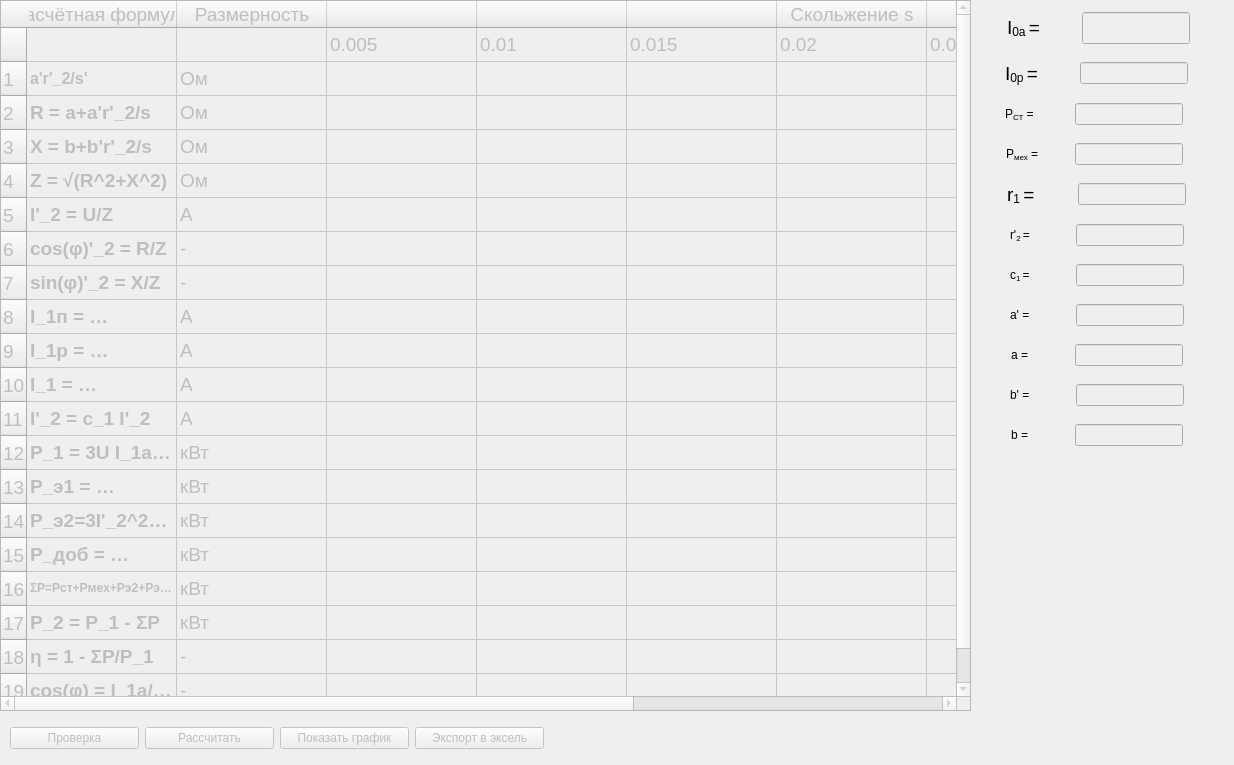
   <widget class="QWidget" name="tab">
    <property name="enabled">
     <bool>true</bool>
    </property>
    <attribute name="title">
     <string>Таблица 1</string>
    </attribute>
    <widget class="QTableWidget" name="tableWidget">
     <property name="enabled">
      <bool>false</bool>
     </property>
     <property name="geometry">
      <rect>
       <x>0</x>
       <y>0</y>
       <width>971</width>
       <height>711</height>
      </rect>
     </property>
     <property name="font">
      <font>
       <pointsize>14</pointsize>
      </font>
     </property>
     <property name="inputMethodHints">
      <set>Qt::ImhNone</set>
     </property>
     <property name="showGrid">
      <bool>true</bool>
     </property>
     <property name="rowCount">
      <number>20</number>
     </property>
     <property name="columnCount">
      <number>9</number>
     </property>
     <attribute name="horizontalHeaderCascadingSectionResizes">
      <bool>false</bool>
     </attribute>
     <attribute name="horizontalHeaderMinimumSectionSize">
      <number>25</number>
     </attribute>
     <attribute name="horizontalHeaderDefaultSectionSize">
      <number>150</number>
     </attribute>
     <attribute name="horizontalHeaderStretchLastSection">
      <bool>false</bool>
     </attribute>
     <attribute name="verticalHeaderDefaultSectionSize">
      <number>34</number>
     </attribute>
     <row>
      <property name="text">
       <string/>
      </property>
     </row>
     <row>
      <property name="text">
       <string>1</string>
      </property>
     </row>
     <row>
      <property name="text">
       <string>2</string>
      </property>
     </row>
     <row>
      <property name="text">
       <string>3</string>
      </property>
     </row>
     <row>
      <property name="text">
       <string>4</string>
      </property>
     </row>
     <row>
      <property name="text">
       <string>5</string>
      </property>
     </row>
     <row>
      <property name="text">
       <string>6</string>
      </property>
     </row>
     <row>
      <property name="text">
       <string>7</string>
      </property>
     </row>
     <row>
      <property name="text">
       <string>8</string>
      </property>
     </row>
     <row>
      <property name="text">
       <string>9</string>
      </property>
     </row>
     <row>
      <property name="text">
       <string>10</string>
      </property>
     </row>
     <row>
      <property name="text">
       <string>11</string>
      </property>
     </row>
     <row>
      <property name="text">
       <string>12</string>
      </property>
     </row>
     <row>
      <property name="text">
       <string>13</string>
      </property>
     </row>
     <row>
      <property name="text">
       <string>14</string>
      </property>
     </row>
     <row>
      <property name="text">
       <string>15</string>
      </property>
     </row>
     <row>
      <property name="text">
       <string>16</string>
      </property>
     </row>
     <row>
      <property name="text">
       <string>17</string>
      </property>
     </row>
     <row>
      <property name="text">
       <string>18</string>
      </property>
     </row>
     <row>
      <property name="text">
       <string>19</string>
      </property>
     </row>
     <column>
      <property name="text">
       <string>Расчётная формула</string>
      </property>
     </column>
     <column>
      <property name="text">
       <string>Размерность</string>
      </property>
     </column>
     <column>
      <property name="text">
       <string/>
      </property>
     </column>
     <column>
      <property name="text">
       <string/>
      </property>
     </column>
     <column>
      <property name="text">
       <string/>
      </property>
     </column>
     <column>
      <property name="text">
       <string>Скольжение s</string>
      </property>
     </column>
     <column>
      <property name="text">
       <string/>
      </property>
     </column>
     <column>
      <property name="text">
       <string/>
      </property>
     </column>
     <column>
      <property name="text">
       <string>s nom</string>
      </property>
     </column>
     <item row="0" column="0">
      <property name="text">
       <string/>
      </property>
      <property name="toolTip">
       <string/>
      </property>
      <property name="flags">
       <set>ItemIsDragEnabled|ItemIsDropEnabled|ItemIsUserCheckable</set>
      </property>
     </item>
     <item row="0" column="1">
      <property name="text">
       <string/>
      </property>
      <property name="flags">
       <set>ItemIsDragEnabled|ItemIsDropEnabled|ItemIsUserCheckable</set>
      </property>
     </item>
     <item row="0" column="2">
      <property name="text">
       <string>0.005</string>
      </property>
      <property name="flags">
       <set>ItemIsDragEnabled|ItemIsDropEnabled|ItemIsUserCheckable</set>
      </property>
     </item>
     <item row="0" column="3">
      <property name="text">
       <string>0.01</string>
      </property>
      <property name="flags">
       <set>ItemIsDragEnabled|ItemIsDropEnabled|ItemIsUserCheckable</set>
      </property>
     </item>
     <item row="0" column="4">
      <property name="text">
       <string>0.015</string>
      </property>
      <property name="flags">
       <set>ItemIsDragEnabled|ItemIsDropEnabled|ItemIsUserCheckable</set>
      </property>
     </item>
     <item row="0" column="5">
      <property name="text">
       <string>0.02</string>
      </property>
      <property name="flags">
       <set>ItemIsDragEnabled|ItemIsDropEnabled|ItemIsUserCheckable</set>
      </property>
     </item>
     <item row="0" column="6">
      <property name="text">
       <string>0.025</string>
      </property>
      <property name="flags">
       <set>ItemIsDragEnabled|ItemIsDropEnabled|ItemIsUserCheckable</set>
      </property>
     </item>
     <item row="0" column="7">
      <property name="text">
       <string>0.03</string>
      </property>
      <property name="flags">
       <set>ItemIsDragEnabled|ItemIsDropEnabled|ItemIsUserCheckable</set>
      </property>
     </item>
     <item row="0" column="8">
      <property name="text">
       <string>0.024</string>
      </property>
      <property name="font">
       <font>
        <bold>true</bold>
       </font>
      </property>
      <property name="flags">
       <set>ItemIsDragEnabled|ItemIsDropEnabled|ItemIsUserCheckable|ItemIsEnabled</set>
      </property>
     </item>
     <item row="1" column="0">
      <property name="text">
       <string>a'r'_2/s'</string>
      </property>
      <property name="font">
       <font>
        <pointsize>12</pointsize>
        <bold>true</bold>
       </font>
      </property>
      <property name="flags">
       <set>ItemIsDragEnabled|ItemIsDropEnabled|ItemIsUserCheckable|ItemIsEnabled</set>
      </property>
     </item>
     <item row="1" column="1">
      <property name="text">
       <string>Ом</string>
      </property>
      <property name="flags">
       <set>ItemIsDragEnabled|ItemIsDropEnabled|ItemIsUserCheckable|ItemIsEnabled</set>
      </property>
     </item>
     <item row="1" column="8">
      <property name="text">
       <string/>
      </property>
      <property name="background">
       <brush brushstyle="NoBrush">
        <color alpha="120">
         <red>255</red>
         <green>0</green>
         <blue>0</blue>
        </color>
       </brush>
      </property>
      <property name="foreground">
       <brush brushstyle="NoBrush">
        <color alpha="255">
         <red>0</red>
         <green>0</green>
         <blue>0</blue>
        </color>
       </brush>
      </property>
     </item>
     <item row="2" column="0">
      <property name="text">
       <string>R = a+a'r'_2/s</string>
      </property>
      <property name="font">
       <font>
        <bold>true</bold>
       </font>
      </property>
      <property name="flags">
       <set>ItemIsDragEnabled|ItemIsDropEnabled|ItemIsUserCheckable|ItemIsEnabled</set>
      </property>
     </item>
     <item row="2" column="1">
      <property name="text">
       <string>Ом</string>
      </property>
      <property name="flags">
       <set>ItemIsDragEnabled|ItemIsDropEnabled|ItemIsUserCheckable|ItemIsEnabled</set>
      </property>
     </item>
     <item row="2" column="2">
      <property name="text">
       <string/>
      </property>
     </item>
     <item row="3" column="0">
      <property name="text">
       <string>X = b+b'r'_2/s</string>
      </property>
      <property name="font">
       <font>
        <bold>true</bold>
       </font>
      </property>
      <property name="flags">
       <set>ItemIsDragEnabled|ItemIsDropEnabled|ItemIsUserCheckable|ItemIsEnabled</set>
      </property>
     </item>
     <item row="3" column="1">
      <property name="text">
       <string>Ом</string>
      </property>
      <property name="flags">
       <set>ItemIsDragEnabled|ItemIsDropEnabled|ItemIsUserCheckable|ItemIsEnabled</set>
      </property>
     </item>
     <item row="4" column="0">
      <property name="text">
       <string>Z = √(R^2+X^2)</string>
      </property>
      <property name="font">
       <font>
        <bold>true</bold>
       </font>
      </property>
      <property name="flags">
       <set>ItemIsDragEnabled|ItemIsDropEnabled|ItemIsUserCheckable|ItemIsEnabled</set>
      </property>
     </item>
     <item row="4" column="1">
      <property name="text">
       <string>Ом</string>
      </property>
      <property name="flags">
       <set>ItemIsDragEnabled|ItemIsDropEnabled|ItemIsUserCheckable|ItemIsEnabled</set>
      </property>
     </item>
     <item row="5" column="0">
      <property name="text">
       <string>I'_2 = U/Z</string>
      </property>
      <property name="font">
       <font>
        <bold>true</bold>
       </font>
      </property>
      <property name="flags">
       <set>ItemIsDragEnabled|ItemIsDropEnabled|ItemIsUserCheckable|ItemIsEnabled</set>
      </property>
     </item>
     <item row="5" column="1">
      <property name="text">
       <string>А</string>
      </property>
      <property name="flags">
       <set>ItemIsDragEnabled|ItemIsDropEnabled|ItemIsUserCheckable|ItemIsEnabled</set>
      </property>
     </item>
     <item row="6" column="0">
      <property name="text">
       <string>cos(φ)'_2 = R/Z</string>
      </property>
      <property name="font">
       <font>
        <bold>true</bold>
       </font>
      </property>
      <property name="flags">
       <set>ItemIsDragEnabled|ItemIsDropEnabled|ItemIsUserCheckable|ItemIsEnabled</set>
      </property>
     </item>
     <item row="6" column="1">
      <property name="text">
       <string>-</string>
      </property>
      <property name="flags">
       <set>ItemIsDragEnabled|ItemIsDropEnabled|ItemIsUserCheckable|ItemIsEnabled</set>
      </property>
     </item>
     <item row="7" column="0">
      <property name="text">
       <string>sin(φ)'_2 = X/Z</string>
      </property>
      <property name="font">
       <font>
        <bold>true</bold>
       </font>
      </property>
      <property name="flags">
       <set>ItemIsDragEnabled|ItemIsDropEnabled|ItemIsUserCheckable|ItemIsEnabled</set>
      </property>
     </item>
     <item row="7" column="1">
      <property name="text">
       <string>-</string>
      </property>
      <property name="flags">
       <set>ItemIsDragEnabled|ItemIsDropEnabled|ItemIsUserCheckable|ItemIsEnabled</set>
      </property>
     </item>
     <item row="8" column="0">
      <property name="text">
       <string>I_1п = I_0п+I'_2cos(φ)'_2</string>
      </property>
      <property name="font">
       <font>
        <bold>true</bold>
       </font>
      </property>
      <property name="flags">
       <set>ItemIsDragEnabled|ItemIsDropEnabled|ItemIsUserCheckable|ItemIsEnabled</set>
      </property>
     </item>
     <item row="8" column="1">
      <property name="text">
       <string>А</string>
      </property>
      <property name="flags">
       <set>ItemIsDragEnabled|ItemIsDropEnabled|ItemIsUserCheckable|ItemIsEnabled</set>
      </property>
     </item>
     <item row="9" column="0">
      <property name="text">
       <string>I_1р = I_0п+I'_2sin(φ)'_2</string>
      </property>
      <property name="font">
       <font>
        <bold>true</bold>
       </font>
      </property>
      <property name="flags">
       <set>ItemIsDragEnabled|ItemIsDropEnabled|ItemIsUserCheckable|ItemIsEnabled</set>
      </property>
     </item>
     <item row="9" column="1">
      <property name="text">
       <string>А</string>
      </property>
      <property name="flags">
       <set>ItemIsDragEnabled|ItemIsDropEnabled|ItemIsUserCheckable|ItemIsEnabled</set>
      </property>
     </item>
     <item row="10" column="0">
      <property name="text">
       <string>I_1 = √(I_1п^2+I_1р^2)</string>
      </property>
      <property name="font">
       <font>
        <bold>true</bold>
       </font>
      </property>
      <property name="flags">
       <set>ItemIsDragEnabled|ItemIsDropEnabled|ItemIsUserCheckable|ItemIsEnabled</set>
      </property>
     </item>
     <item row="10" column="1">
      <property name="text">
       <string>А</string>
      </property>
      <property name="flags">
       <set>ItemIsDragEnabled|ItemIsDropEnabled|ItemIsUserCheckable|ItemIsEnabled</set>
      </property>
     </item>
     <item row="11" column="0">
      <property name="text">
       <string>I'_2 = c_1 I'_2</string>
      </property>
      <property name="font">
       <font>
        <bold>true</bold>
       </font>
      </property>
      <property name="flags">
       <set>ItemIsDragEnabled|ItemIsDropEnabled|ItemIsUserCheckable|ItemIsEnabled</set>
      </property>
     </item>
     <item row="11" column="1">
      <property name="text">
       <string>А</string>
      </property>
      <property name="flags">
       <set>ItemIsDragEnabled|ItemIsDropEnabled|ItemIsUserCheckable|ItemIsEnabled</set>
      </property>
     </item>
     <item row="12" column="0">
      <property name="text">
       <string>P_1 = 3U I_1a * 10^-3</string>
      </property>
      <property name="font">
       <font>
        <bold>true</bold>
       </font>
      </property>
      <property name="flags">
       <set>ItemIsEditable|ItemIsDragEnabled|ItemIsDropEnabled|ItemIsEnabled</set>
      </property>
     </item>
     <item row="12" column="1">
      <property name="text">
       <string>кВт</string>
      </property>
      <property name="flags">
       <set>ItemIsDragEnabled|ItemIsDropEnabled|ItemIsUserCheckable|ItemIsEnabled</set>
      </property>
     </item>
     <item row="13" column="0">
      <property name="text">
       <string>P_э1 = 3I_1^2*r_1*10^-3</string>
      </property>
      <property name="font">
       <font>
        <bold>true</bold>
       </font>
      </property>
      <property name="flags">
       <set>ItemIsDragEnabled|ItemIsDropEnabled|ItemIsUserCheckable|ItemIsEnabled</set>
      </property>
     </item>
     <item row="13" column="1">
      <property name="text">
       <string>кВт</string>
      </property>
      <property name="flags">
       <set>ItemIsDragEnabled|ItemIsDropEnabled|ItemIsUserCheckable|ItemIsEnabled</set>
      </property>
     </item>
     <item row="14" column="0">
      <property name="text">
       <string>P_э2=3I'_2^2*r'_2*10^-3</string>
      </property>
      <property name="font">
       <font>
        <bold>true</bold>
       </font>
      </property>
      <property name="flags">
       <set>ItemIsDragEnabled|ItemIsDropEnabled|ItemIsUserCheckable|ItemIsEnabled</set>
      </property>
     </item>
     <item row="14" column="1">
      <property name="text">
       <string>кВт</string>
      </property>
      <property name="flags">
       <set>ItemIsDragEnabled|ItemIsDropEnabled|ItemIsUserCheckable|ItemIsEnabled</set>
      </property>
     </item>
     <item row="15" column="0">
      <property name="text">
       <string>P_доб = 0,005P_1</string>
      </property>
      <property name="font">
       <font>
        <bold>true</bold>
       </font>
      </property>
      <property name="flags">
       <set>ItemIsDragEnabled|ItemIsDropEnabled|ItemIsUserCheckable|ItemIsEnabled</set>
      </property>
     </item>
     <item row="15" column="1">
      <property name="text">
       <string>кВт</string>
      </property>
      <property name="flags">
       <set>ItemIsDragEnabled|ItemIsDropEnabled|ItemIsUserCheckable|ItemIsEnabled</set>
      </property>
     </item>
     <item row="16" column="0">
      <property name="text">
       <string>ΣP=Pст+Pмех+Pэ2+Pэ1+Pэ.щ+Pдоб</string>
      </property>
      <property name="font">
       <font>
        <family>Segoe UI Symbol</family>
        <pointsize>9</pointsize>
        <bold>true</bold>
        <kerning>false</kerning>
       </font>
      </property>
      <property name="flags">
       <set>ItemIsDragEnabled|ItemIsDropEnabled|ItemIsUserCheckable|ItemIsEnabled</set>
      </property>
     </item>
     <item row="16" column="1">
      <property name="text">
       <string>кВт</string>
      </property>
      <property name="flags">
       <set>ItemIsDragEnabled|ItemIsDropEnabled|ItemIsUserCheckable|ItemIsEnabled</set>
      </property>
     </item>
     <item row="17" column="0">
      <property name="text">
       <string>P_2 = P_1 - ΣP</string>
      </property>
      <property name="font">
       <font>
        <bold>true</bold>
       </font>
      </property>
      <property name="flags">
       <set>ItemIsDragEnabled|ItemIsDropEnabled|ItemIsUserCheckable|ItemIsEnabled</set>
      </property>
     </item>
     <item row="17" column="1">
      <property name="text">
       <string>кВт</string>
      </property>
      <property name="flags">
       <set>ItemIsDragEnabled|ItemIsDropEnabled|ItemIsUserCheckable|ItemIsEnabled</set>
      </property>
     </item>
     <item row="18" column="0">
      <property name="text">
       <string>η = 1 - ΣP/P_1</string>
      </property>
      <property name="font">
       <font>
        <bold>true</bold>
       </font>
      </property>
      <property name="flags">
       <set>ItemIsDragEnabled|ItemIsDropEnabled|ItemIsUserCheckable|ItemIsEnabled</set>
      </property>
     </item>
     <item row="18" column="1">
      <property name="text">
       <string>-</string>
      </property>
      <property name="flags">
       <set>ItemIsDragEnabled|ItemIsDropEnabled|ItemIsUserCheckable|ItemIsEnabled</set>
      </property>
     </item>
     <item row="19" column="0">
      <property name="text">
       <string>cos(φ) = I_1a/I_1</string>
      </property>
      <property name="font">
       <font>
        <bold>true</bold>
       </font>
      </property>
      <property name="flags">
       <set>ItemIsDragEnabled|ItemIsDropEnabled|ItemIsUserCheckable|ItemIsEnabled</set>
      </property>
     </item>
     <item row="19" column="1">
      <property name="text">
       <string>-</string>
      </property>
      <property name="flags">
       <set>ItemIsDragEnabled|ItemIsDropEnabled|ItemIsUserCheckable|ItemIsEnabled</set>
      </property>
     </item>
    </widget>
    <widget class="QWidget" name="layoutWidget">
     <property name="geometry">
      <rect>
       <x>10</x>
       <y>720</y>
       <width>534</width>
       <height>36</height>
      </rect>
     </property>
     <layout class="QHBoxLayout" name="hl_buttons">
      <item>
       <widget class="QPushButton" name="bt_check_table_1">
        <property name="enabled">
         <bool>false</bool>
        </property>
        <property name="text">
         <string>Проверка</string>
        </property>
       </widget>
      </item>
      <item>
       <widget class="QPushButton" name="bt_calculate_table1">
        <property name="enabled">
         <bool>false</bool>
        </property>
        <property name="text">
         <string>Рассчитать</string>
        </property>
       </widget>
      </item>
      <item>
       <widget class="QPushButton" name="bt_show_chart_1">
        <property name="enabled">
         <bool>false</bool>
        </property>
        <property name="text">
         <string>Показать график</string>
        </property>
       </widget>
      </item>
      <item>
       <widget class="QPushButton" name="bt_export_xl_1">
        <property name="enabled">
         <bool>false</bool>
        </property>
        <property name="text">
         <string>Экспорт в эксель</string>
        </property>
        <property name="autoDefault">
         <bool>false</bool>
        </property>
       </widget>
      </item>
     </layout>
    </widget>
    <widget class="QWidget" name="layoutWidget">
     <property name="geometry">
      <rect>
       <x>970</x>
       <y>0</y>
       <width>255</width>
       <height>468</height>
      </rect>
     </property>
     <layout class="QVBoxLayout" name="vl_variables">
      <item>
       <layout class="QHBoxLayout" name="hl_I0a" stretch="0,0">
        <property name="spacing">
         <number>6</number>
        </property>
        <property name="leftMargin">
         <number>2</number>
        </property>
        <item>
         <widget class="QLabel" name="lb_I0a">
          <property name="sizePolicy">
           <sizepolicy hsizetype="Fixed" vsizetype="Preferred">
            <horstretch>0</horstretch>
            <verstretch>0</verstretch>
           </sizepolicy>
          </property>
          <property name="text">
           <string>&lt;html&gt;&lt;head/&gt;&lt;body&gt;&lt;p&gt;&lt;span style=&quot; font-size:14pt;&quot;&gt;I&lt;/span&gt;&lt;span style=&quot; font-size:14pt; vertical-align:sub;&quot;&gt;0a &lt;/span&gt;&lt;span style=&quot; font-size:14pt;&quot;&gt;=&lt;/span&gt;&lt;/p&gt;&lt;/body&gt;&lt;/html&gt;</string>
          </property>
         </widget>
        </item>
        <item>
         <widget class="QLineEdit" name="le_I0a">
          <property name="enabled">
           <bool>false</bool>
          </property>
          <property name="sizePolicy">
           <sizepolicy hsizetype="Fixed" vsizetype="Fixed">
            <horstretch>0</horstretch>
            <verstretch>0</verstretch>
           </sizepolicy>
          </property>
          <property name="minimumSize">
           <size>
            <width>100</width>
            <height>32</height>
           </size>
          </property>
         </widget>
        </item>
       </layout>
      </item>
      <item>
       <layout class="QHBoxLayout" name="hl_I0p">
        <property name="leftMargin">
         <number>0</number>
        </property>
        <item>
         <widget class="QLabel" name="lb_I0p">
          <property name="sizePolicy">
           <sizepolicy hsizetype="Fixed" vsizetype="Preferred">
            <horstretch>0</horstretch>
            <verstretch>0</verstretch>
           </sizepolicy>
          </property>
          <property name="text">
           <string>&lt;html&gt;&lt;head/&gt;&lt;body&gt;&lt;p&gt;&lt;span style=&quot; font-size:14pt;&quot;&gt;I&lt;/span&gt;&lt;span style=&quot; font-size:14pt; vertical-align:sub;&quot;&gt;0p &lt;/span&gt;&lt;span style=&quot; font-size:14pt;&quot;&gt;=&lt;/span&gt;&lt;/p&gt;&lt;/body&gt;&lt;/html&gt;</string>
          </property>
         </widget>
        </item>
        <item>
         <widget class="QLineEdit" name="le_I0p">
          <property name="enabled">
           <bool>false</bool>
          </property>
          <property name="sizePolicy">
           <sizepolicy hsizetype="Fixed" vsizetype="Fixed">
            <horstretch>0</horstretch>
            <verstretch>0</verstretch>
           </sizepolicy>
          </property>
         </widget>
        </item>
       </layout>
      </item>
      <item>
       <layout class="QHBoxLayout" name="hl_Pst">
        <property name="rightMargin">
         <number>6</number>
        </property>
        <item>
         <widget class="QLabel" name="lb_Pst">
          <property name="sizePolicy">
           <sizepolicy hsizetype="Fixed" vsizetype="Preferred">
            <horstretch>0</horstretch>
            <verstretch>0</verstretch>
           </sizepolicy>
          </property>
          <property name="text">
           <string>&lt;html&gt;&lt;head/&gt;&lt;body&gt;&lt;p&gt;P&lt;span style=&quot; vertical-align:sub;&quot;&gt;СТ&lt;/span&gt; =&lt;/p&gt;&lt;/body&gt;&lt;/html&gt;</string>
          </property>
         </widget>
        </item>
        <item>
         <widget class="QLineEdit" name="le_Pst">
          <property name="enabled">
           <bool>false</bool>
          </property>
          <property name="sizePolicy">
           <sizepolicy hsizetype="Fixed" vsizetype="Fixed">
            <horstretch>0</horstretch>
            <verstretch>0</verstretch>
           </sizepolicy>
          </property>
         </widget>
        </item>
       </layout>
      </item>
      <item>
       <layout class="QHBoxLayout" name="hl_Pmeh">
        <property name="spacing">
         <number>0</number>
        </property>
        <property name="rightMargin">
         <number>6</number>
        </property>
        <item>
         <widget class="QLabel" name="lb_Pmeh">
          <property name="sizePolicy">
           <sizepolicy hsizetype="Fixed" vsizetype="Preferred">
            <horstretch>0</horstretch>
            <verstretch>0</verstretch>
           </sizepolicy>
          </property>
          <property name="text">
           <string>&lt;html&gt;&lt;head/&gt;&lt;body&gt;&lt;p&gt;P&lt;span style=&quot; vertical-align:sub;&quot;&gt;мех&lt;/span&gt; =&lt;/p&gt;&lt;/body&gt;&lt;/html&gt;</string>
          </property>
         </widget>
        </item>
        <item>
         <widget class="QLineEdit" name="le_Pmeh">
          <property name="enabled">
           <bool>false</bool>
          </property>
          <property name="sizePolicy">
           <sizepolicy hsizetype="Fixed" vsizetype="Fixed">
            <horstretch>100</horstretch>
            <verstretch>0</verstretch>
           </sizepolicy>
          </property>
          <property name="minimumSize">
           <size>
            <width>20</width>
            <height>20</height>
           </size>
          </property>
          <property name="sizeIncrement">
           <size>
            <width>100</width>
            <height>0</height>
           </size>
          </property>
         </widget>
        </item>
       </layout>
      </item>
      <item>
       <layout class="QHBoxLayout" name="hl_r1">
        <item>
         <widget class="QLabel" name="lb_r1">
          <property name="sizePolicy">
           <sizepolicy hsizetype="Fixed" vsizetype="Preferred">
            <horstretch>0</horstretch>
            <verstretch>0</verstretch>
           </sizepolicy>
          </property>
          <property name="text">
           <string>&lt;html&gt;&lt;head/&gt;&lt;body&gt;&lt;p&gt;&lt;span style=&quot; font-size:14pt;&quot;&gt;r&lt;/span&gt;&lt;span style=&quot; font-size:14pt; vertical-align:sub;&quot;&gt;1 &lt;/span&gt;&lt;span style=&quot; font-size:14pt;&quot;&gt;=&lt;/span&gt;&lt;/p&gt;&lt;/body&gt;&lt;/html&gt;</string>
          </property>
         </widget>
        </item>
        <item>
         <widget class="QLineEdit" name="le_r1">
          <property name="enabled">
           <bool>false</bool>
          </property>
          <property name="sizePolicy">
           <sizepolicy hsizetype="Fixed" vsizetype="Fixed">
            <horstretch>0</horstretch>
            <verstretch>0</verstretch>
           </sizepolicy>
          </property>
          <property name="layoutDirection">
           <enum>Qt::LeftToRight</enum>
          </property>
         </widget>
        </item>
       </layout>
      </item>
      <item>
       <layout class="QHBoxLayout" name="hl_r2_shtrih">
        <property name="leftMargin">
         <number>0</number>
        </property>
        <item>
         <widget class="QLabel" name="lb_r2_shtrih">
          <property name="sizePolicy">
           <sizepolicy hsizetype="Fixed" vsizetype="Preferred">
            <horstretch>0</horstretch>
            <verstretch>0</verstretch>
           </sizepolicy>
          </property>
          <property name="frameShape">
           <enum>QFrame::NoFrame</enum>
          </property>
          <property name="text">
           <string>&lt;html&gt;&lt;head/&gt;&lt;body&gt;&lt;p&gt;r'&lt;span style=&quot; vertical-align:sub;&quot;&gt;2 &lt;/span&gt;=&lt;/p&gt;&lt;/body&gt;&lt;/html&gt;</string>
          </property>
         </widget>
        </item>
        <item>
         <widget class="QLineEdit" name="le_r2_shtrih">
          <property name="enabled">
           <bool>false</bool>
          </property>
          <property name="sizePolicy">
           <sizepolicy hsizetype="Fixed" vsizetype="Fixed">
            <horstretch>0</horstretch>
            <verstretch>0</verstretch>
           </sizepolicy>
          </property>
         </widget>
        </item>
       </layout>
      </item>
      <item>
       <layout class="QHBoxLayout" name="hl_c1">
        <item>
         <widget class="QLabel" name="lb_c1">
          <property name="sizePolicy">
           <sizepolicy hsizetype="Fixed" vsizetype="Preferred">
            <horstretch>0</horstretch>
            <verstretch>0</verstretch>
           </sizepolicy>
          </property>
          <property name="text">
           <string>&lt;html&gt;&lt;head/&gt;&lt;body&gt;&lt;p&gt;c&lt;span style=&quot; vertical-align:sub;&quot;&gt;1 &lt;/span&gt;=&lt;/p&gt;&lt;/body&gt;&lt;/html&gt;</string>
          </property>
         </widget>
        </item>
        <item>
         <widget class="QLineEdit" name="le_c1">
          <property name="enabled">
           <bool>false</bool>
          </property>
          <property name="sizePolicy">
           <sizepolicy hsizetype="Fixed" vsizetype="Fixed">
            <horstretch>0</horstretch>
            <verstretch>0</verstretch>
           </sizepolicy>
          </property>
         </widget>
        </item>
       </layout>
      </item>
      <item>
       <layout class="QHBoxLayout" name="hl_a_shtrih">
        <item>
         <widget class="QLabel" name="lb_a_shtrih">
          <property name="sizePolicy">
           <sizepolicy hsizetype="Fixed" vsizetype="Preferred">
            <horstretch>0</horstretch>
            <verstretch>0</verstretch>
           </sizepolicy>
          </property>
          <property name="text">
           <string>&lt;html&gt;&lt;head/&gt;&lt;body&gt;&lt;p&gt;a' =&lt;/p&gt;&lt;/body&gt;&lt;/html&gt;</string>
          </property>
         </widget>
        </item>
        <item>
         <widget class="QLineEdit" name="le_a_shtrih">
          <property name="enabled">
           <bool>false</bool>
          </property>
          <property name="sizePolicy">
           <sizepolicy hsizetype="Fixed" vsizetype="Fixed">
            <horstretch>0</horstretch>
            <verstretch>0</verstretch>
           </sizepolicy>
          </property>
         </widget>
        </item>
       </layout>
      </item>
      <item>
       <layout class="QHBoxLayout" name="hl_a">
        <item>
         <widget class="QLabel" name="lb_a">
          <property name="sizePolicy">
           <sizepolicy hsizetype="Fixed" vsizetype="Preferred">
            <horstretch>0</horstretch>
            <verstretch>0</verstretch>
           </sizepolicy>
          </property>
          <property name="text">
           <string>&lt;html&gt;&lt;head/&gt;&lt;body&gt;&lt;p&gt;a =&lt;/p&gt;&lt;/body&gt;&lt;/html&gt;</string>
          </property>
         </widget>
        </item>
        <item>
         <widget class="QLineEdit" name="le_a">
          <property name="enabled">
           <bool>false</bool>
          </property>
          <property name="sizePolicy">
           <sizepolicy hsizetype="Fixed" vsizetype="Fixed">
            <horstretch>0</horstretch>
            <verstretch>0</verstretch>
           </sizepolicy>
          </property>
         </widget>
        </item>
       </layout>
      </item>
      <item>
       <layout class="QHBoxLayout" name="hl_b_shtrih">
        <item>
         <widget class="QLabel" name="lb_b_shtrih">
          <property name="sizePolicy">
           <sizepolicy hsizetype="Fixed" vsizetype="Preferred">
            <horstretch>0</horstretch>
            <verstretch>0</verstretch>
           </sizepolicy>
          </property>
          <property name="text">
           <string>&lt;html&gt;&lt;head/&gt;&lt;body&gt;&lt;p&gt;b' =&lt;/p&gt;&lt;/body&gt;&lt;/html&gt;</string>
          </property>
         </widget>
        </item>
        <item>
         <widget class="QLineEdit" name="le_b_shtrih">
          <property name="enabled">
           <bool>false</bool>
          </property>
          <property name="sizePolicy">
           <sizepolicy hsizetype="Fixed" vsizetype="Fixed">
            <horstretch>0</horstretch>
            <verstretch>0</verstretch>
           </sizepolicy>
          </property>
         </widget>
        </item>
       </layout>
      </item>
      <item>
       <layout class="QHBoxLayout" name="hl_b">
        <item>
         <widget class="QLabel" name="lb_b">
          <property name="sizePolicy">
           <sizepolicy hsizetype="Fixed" vsizetype="Preferred">
            <horstretch>0</horstretch>
            <verstretch>0</verstretch>
           </sizepolicy>
          </property>
          <property name="text">
           <string>&lt;html&gt;&lt;head/&gt;&lt;body&gt;&lt;p&gt;b =&lt;/p&gt;&lt;/body&gt;&lt;/html&gt;</string>
          </property>
         </widget>
        </item>
        <item>
         <widget class="QLineEdit" name="le_b">
          <property name="enabled">
           <bool>false</bool>
          </property>
          <property name="sizePolicy">
           <sizepolicy hsizetype="Fixed" vsizetype="Fixed">
            <horstretch>0</horstretch>
            <verstretch>0</verstretch>
           </sizepolicy>
          </property>
         </widget>
        </item>
       </layout>
      </item>
     </layout>
    </widget>
   </widget>
